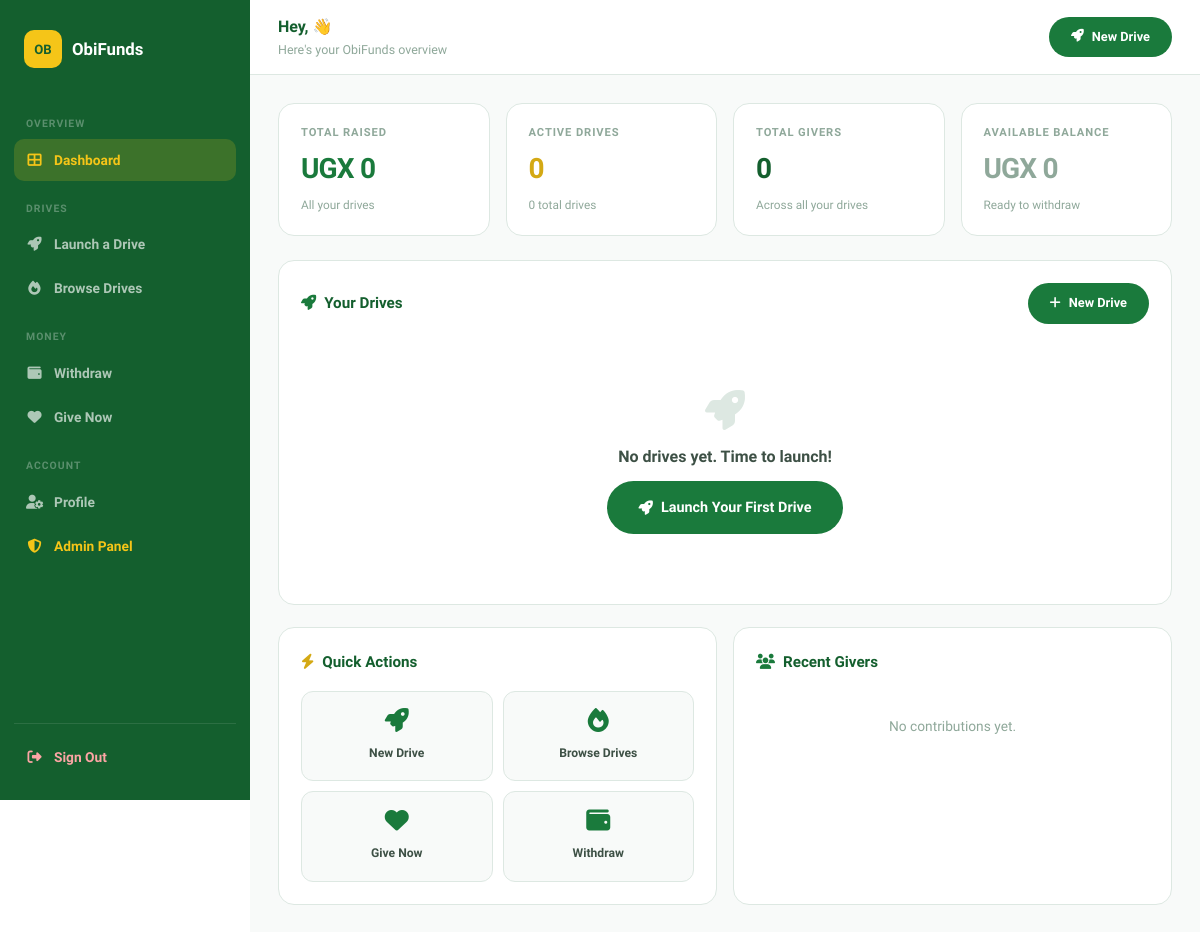
The app's page /dashboard.php (signed in), older data.
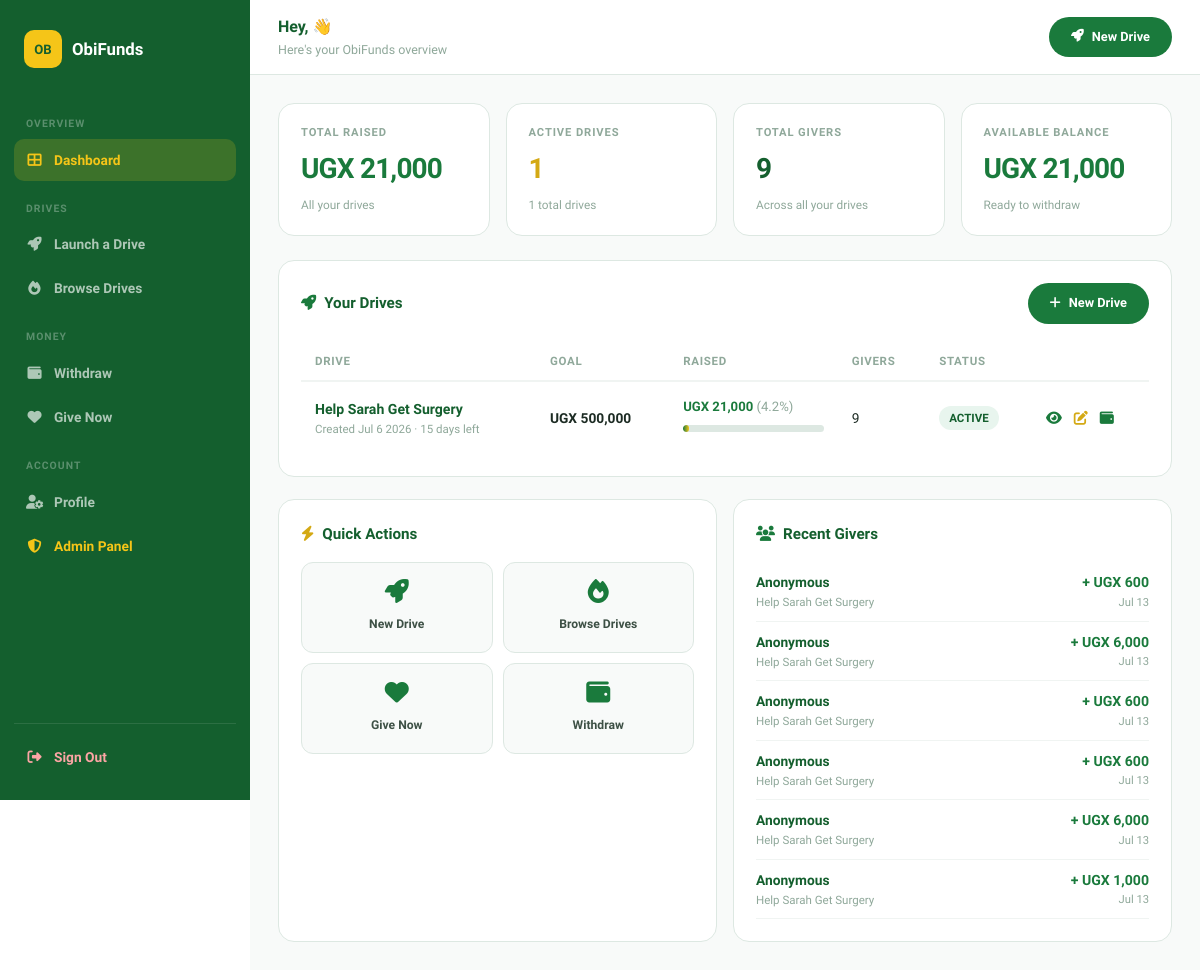
The same page, newer data.
### tables this page shows
CREATE TABLE `campaigns` (
  `campaign_id` int(11) NOT NULL,
  `campaigner_id` int(11) NOT NULL,
  `display_name` varchar(120) DEFAULT NULL,
  `title` varchar(150) NOT NULL,
  `slug` varchar(150) NOT NULL,
  `description` text NOT NULL,
  `category` varchar(50) NOT NULL,
  `goal_amount` decimal(15,2) NOT NULL,
  `currency` varchar(3) NOT NULL DEFAULT 'UGX',
  `raised_amount` decimal(15,2) DEFAULT 0.00,
  `contributor_count` int(11) DEFAULT 0,
  `image_url` varchar(500) DEFAULT NULL,
  `mobile_money_number` varchar(20) NOT NULL,
  `mobile_money_network` varchar(50) NOT NULL,
  `status` enum('draft','active','paused','suspended','completed','flagged') DEFAULT 'draft',
  `start_date` timestamp NOT NULL DEFAULT current_timestamp(),
  `end_date` timestamp NULL DEFAULT NULL,
  `country` varchar(50) NOT NULL,
  `is_featured` tinyint(1) DEFAULT 0,
  `view_count` int(11) DEFAULT 0,
  `share_count` int(11) DEFAULT 0,
  `created_at` timestamp NOT NULL DEFAULT current_timestamp(),
  `updated_at` timestamp NOT NULL DEFAULT current_timestamp() ON UPDATE current_timestamp(),
  `multiple_images` longtext DEFAULT NULL CHECK (json_valid(`multiple_images`))
);

CREATE TABLE `donations` (
  `donation_id` int(11) NOT NULL,
  `campaign_id` int(11) NOT NULL,
  `donor_id` int(11) DEFAULT NULL,
  `donor_name` varchar(100) DEFAULT NULL,
  `donor_email` varchar(100) DEFAULT NULL,
  `donor_phone` varchar(20) NOT NULL,
  `is_anonymous` tinyint(1) DEFAULT 0,
  `amount` decimal(15,2) NOT NULL,
  `fee_percentage` decimal(5,2) NOT NULL DEFAULT 7.50,
  `fee_amount` decimal(15,2) GENERATED ALWAYS AS (`amount` * (`fee_percentage` / 100)) STORED,
  `net_amount` decimal(15,2) GENERATED ALWAYS AS (`amount` - `amount` * (`fee_percentage` / 100)) STORED,
  `tip_amount` decimal(15,2) DEFAULT 0.00,
  `status` enum('pending','completed','failed','refunded') DEFAULT 'pending',
  `transaction_reference` varchar(100) DEFAULT NULL,
  `mobile_money_network` varchar(50) NOT NULL,
  `payment_date` timestamp NULL DEFAULT NULL,
  `created_at` timestamp NOT NULL DEFAULT current_timestamp(),
  `pesapal_tracking_id` varchar(100) DEFAULT NULL,
  `currency` varchar(3) DEFAULT 'UGX',
  `iotec_transaction_id` varchar(100) DEFAULT NULL
);

### dashboard.php (the view, shortened to what this page needs)
<?php
require_once __DIR__ . '/includes/config.php';
$uid  = (int)$_SESSION['user_id'];
$user = $_SESSION['user'];
$myCampaigns = $conn->query(
    "SELECT c.*, ROUND((c.raised_amount/c.goal_amount)*100,1) AS pct,
            DATEDIFF(c.end_date,NOW()) AS days_left
     FROM campaigns c WHERE c.campaigner_id=$uid ORDER BY c.created_at DESC"
);
$totalRaised    = (float)$conn->query("SELECT COALESCE(SUM(raised_amount),0) FROM campaigns WHERE campaigner_id=$uid")->fetch_row()[0];
$activeCnt      = (int)$conn->query("SELECT COUNT(*) FROM campaigns WHERE campaigner_id=$uid AND status='active'")->fetch_row()[0];
$totalContribs  = (int)$conn->query("SELECT COALESCE(SUM(contributor_count),0) FROM campaigns WHERE campaigner_id=$uid")->fetch_row()[0];
$pendingWd      = (float)$conn->query("SELECT COALESCE(SUM(w.gross_amount),0) FROM withdrawals w JOIN campaigns c ON w.campaign_id=c.campaign_id WHERE c.campaigner_id=$uid AND w.status IN ('pending','approved')")->fetch_row()[0];
$withdrawnTotal = (float)$conn->query("SELECT COALESCE(SUM(w.gross_amount),0) FROM withdrawals w JOIN campaigns c ON w.campaign_id=c.campaign_id WHERE c.campaigner_id=$uid AND w.status IN ('pending','approved','completed')")->fetch_row()[0];
$availableBalance = max(0, $totalRaised - $withdrawnTotal);
$recentDonations = $conn->query(
    "SELECT d.donor_name,d.is_anonymous,d.amount,d.payment_date,c.title AS campaign_title,c.currency
     FROM donations d JOIN campaigns c ON d.campaign_id=c.campaign_id
     WHERE c.campaigner_id=$uid AND d.status='completed' ORDER BY d.payment_date DESC LIMIT 6"
);
$firstName = explode(' ', $user['full_name'])[0];
?>
<!DOCTYPE html>
<html lang="en">
<head>
  <link rel="stylesheet" href="https://cdnjs.cloudflare.com/ajax/libs/font-awesome/6.5.0/css/all.min.css"/>
  <link rel="stylesheet" href="<?= BASE ?>/css/style.css"/>
</head>
<body>
<div class="obi-dash">
  <aside class="obi-sidebar" id="mainSidebar">
    <a href="<?= BASE ?>/index.php" class="obi-sidebar-brand">
      <div class="obi-sidebar-brand-icon">OB</div>
      <span class="obi-sidebar-brand-name">ObiFunds</span>
    </a>
    <nav class="obi-sidebar-nav">
      <div class="obi-nav-section">Overview</div>
      <a href="<?= BASE ?>/dashboard.php" class="obi-nav-link active"><i class="fas fa-th-large"></i>Dashboard</a>
      <div class="obi-nav-section">Drives</div>
      <a href="<?= BASE ?>/create-campaign.php" class="obi-nav-link"><i class="fas fa-rocket"></i>Launch a Drive</a>
      <a href="<?= BASE ?>/campaign-drives.php" class="obi-nav-link"><i class="fas fa-fire"></i>Browse Drives</a>
      <div class="obi-nav-section">Money</div>
      <a href="<?= BASE ?>/withdraw.php" class="obi-nav-link"><i class="fas fa-wallet"></i>Withdraw</a>
      <a href="<?= BASE ?>/donate.php" class="obi-nav-link"><i class="fas fa-heart"></i>Give Now</a>
      <div class="obi-nav-section">Account</div>
      <a href="<?= BASE ?>/profile.php" class="obi-nav-link"><i class="fas fa-user-cog"></i>Profile</a>
      <?php if ($_SESSION['role']==='admin'): ?>
      <a href="<?= BASE ?>/admin/index.php" class="obi-nav-link" style="color:#f5c518;"><i class="fas fa-shield-alt"></i>Admin Panel</a>
      <?php endif; ?>
    </nav>
    <div class="obi-sidebar-footer">
      <a href="<?= BASE ?>/logout.php" class="obi-nav-link" style="color:#fca5a5;"><i class="fas fa-sign-out-alt"></i>Sign Out</a>
    </div>
  </aside>
  <main class="obi-main">
    <div class="obi-topbar">
      <div>
        <p style="font-size:1rem;font-weight:800;color:var(--green-dark);">Hey, <?= htmlspecialchars($firstName) ?> 👋</p>
        <p style="font-size:.78rem;color:var(--gray-400);">Here's your ObiFunds overview</p>
      </div>
      <div style="display:flex;align-items:center;gap:12px;">
        <a href="<?= BASE ?>/create-campaign.php" class="btn btn-primary btn-sm"><i class="fas fa-rocket"></i> New Drive</a>
      </div>
    </div>
    <div class="obi-content">
      <div class="grid-4" style="margin-bottom:24px;">
        <div class="obi-stat-card">
          <p class="obi-stat-lbl">Total Raised</p>
          <p class="obi-stat-val" style="color:var(--green);">UGX <?= number_format($totalRaised) ?></p>
          <p class="obi-stat-sub">All your drives</p>
        </div>
        <div class="obi-stat-card">
          <p class="obi-stat-lbl">Active Drives</p>
          <p class="obi-stat-val" style="color:var(--yellow-dark);"><?= $activeCnt ?></p>
          <p class="obi-stat-sub"><?= $myCampaigns?$myCampaigns->num_rows:0 ?> total drives</p>
        </div>
        <div class="obi-stat-card">
          <p class="obi-stat-lbl">Total Givers</p>
          <p class="obi-stat-val" style="color:var(--green-dark);"><?= number_format($totalContribs) ?></p>
          <p class="obi-stat-sub">Across all your drives</p>
        </div>
        <div class="obi-stat-card">
          <p class="obi-stat-lbl">Available Balance</p>
          <p class="obi-stat-val" style="color:<?= $availableBalance>0?'var(--green)':'var(--gray-400)' ?>;">UGX <?= number_format($availableBalance) ?></p>
          <p class="obi-stat-sub" style="color:<?= $pendingWd>0?'#d97706':'var(--gray-400)' ?>;">
            <?= $pendingWd>0 ? 'UGX '.number_format($pendingWd).' pending' : 'Ready to withdraw' ?>
          </p>
        </div>
      </div>
      <div class="obi-card">
        <div class="obi-card-head">
          <h2 class="obi-card-title"><i class="fas fa-rocket" style="margin-right:8px;color:var(--green);"></i>Your Drives</h2>
          <a href="<?= BASE ?>/create-campaign.php" class="btn btn-primary btn-sm"><i class="fas fa-plus"></i> New Drive</a>
        </div>
        <?php if ($myCampaigns && $myCampaigns->num_rows > 0): ?>
        <div class="table-wrap">
          <table>
            <thead><tr><th>Drive</th><th>Goal</th><th>Raised</th><th>Givers</th><th>Status</th><th></th></tr></thead>
            <tbody>
              <?php $myCampaigns->data_seek(0); while ($c = $myCampaigns->fetch_assoc()): $pct=min(100,(float)$c['pct']); ?>
              <tr>
                <td>
                  <p style="font-weight:700;color:var(--green-dark);font-size:.88rem;"><?= htmlspecialchars($c['title']) ?></p>
                  <p style="font-size:.72rem;color:var(--gray-400);">Created <?= date('M j Y',strtotime($c['created_at'])) ?><?= $c['days_left']>0?' · '.$c['days_left'].' days left':'' ?></p>
                </td>
                <td style="font-weight:600;font-size:.86rem;"><?= $c['currency'] ?> <?= number_format($c['goal_amount']) ?></td>
                <td>
                  <p style="font-size:.82rem;font-weight:700;color:var(--green);margin-bottom:4px;"><?= $c['currency'] ?> <?= number_format($c['raised_amount']) ?> <span style="color:var(--gray-400);font-weight:400;">(<?= $pct ?>%)</span></p>
                  <div class="progress-wrap" style="min-width:90px;"><div class="progress-fill" style="width:<?= $pct ?>%"></div></div>
                </td>
                <td style="font-size:.86rem;"><?= $c['contributor_count'] ?></td>
                <td><span class="status-badge status-<?= $c['status'] ?>"><?= ucfirst($c['status']) ?></span></td>
                <td>
                  <div style="display:flex;gap:12px;">
                    <a href="<?= BASE ?>/campaign-detail.php?id=<?= $c['campaign_id'] ?>" style="color:var(--green);font-size:.88rem;" title="View"><i class="fas fa-eye"></i></a>
                    <?php if(in_array($c['status'],['draft','active','paused'])): ?>
                    <a href="<?= BASE ?>/edit-campaign.php?id=<?= $c['campaign_id'] ?>" style="color:var(--yellow-dark);font-size:.88rem;" title="Edit"><i class="fas fa-edit"></i></a>
                    <?php endif; ?>
                    <?php if($c['status']==='active'&&$c['raised_amount']>0): ?>
                    <a href="<?= BASE ?>/withdraw.php?campaign_id=<?= $c['campaign_id'] ?>" style="color:var(--green);font-size:.88rem;" title="Withdraw"><i class="fas fa-wallet"></i></a>
                    <?php endif; ?>
                  </div>
                </td>
              </tr>
              <?php endwhile; ?>
            </tbody>
          </table>
        </div>
        <?php else: ?>
        <div style="text-align:center;padding:48px 0;color:var(--gray-400);">
          <i class="fas fa-rocket" style="font-size:2.5rem;margin-bottom:14px;display:block;color:var(--gray-200);"></i>
          <p style="font-weight:700;color:var(--gray-600);margin-bottom:12px;">No drives yet. Time to launch!</p>
          <a href="<?= BASE ?>/create-campaign.php" class="btn btn-primary"><i class="fas fa-rocket"></i> Launch Your First Drive</a>
        </div>
        <?php endif; ?>
      </div>
      <div class="grid-2">
        <div class="obi-card" style="margin-bottom:0;">
          <h2 class="obi-card-title" style="margin-bottom:16px;"><i class="fas fa-bolt" style="margin-right:8px;color:var(--yellow-dark);"></i>Quick Actions</h2>
          <div class="obi-action-grid">
            <a href="<?= BASE ?>/create-campaign.php" class="obi-action-tile"><i class="fas fa-rocket"></i><span>New Drive</span></a>
            <a href="<?= BASE ?>/campaign-drives.php" class="obi-action-tile"><i class="fas fa-fire"></i><span>Browse Drives</span></a>
            <a href="<?= BASE ?>/donate.php" class="obi-action-tile"><i class="fas fa-heart"></i><span>Give Now</span></a>
            <a href="<?= BASE ?>/withdraw.php" class="obi-action-tile"><i class="fas fa-wallet"></i><span>Withdraw</span></a>
          </div>
        </div>
        <div class="obi-card" style="margin-bottom:0;">
          <h2 class="obi-card-title" style="margin-bottom:16px;"><i class="fas fa-users" style="margin-right:8px;color:var(--green);"></i>Recent Givers</h2>
          <?php if ($recentDonations && $recentDonations->num_rows > 0): ?>
            <?php while ($d = $recentDonations->fetch_assoc()): ?>
            <div style="display:flex;justify-content:space-between;align-items:center;padding:9px 0;border-bottom:1px solid var(--gray-100);">
              <div>
                <p style="font-weight:700;color:var(--green-dark);font-size:.86rem;"><?= $d['is_anonymous']?'Anonymous':htmlspecialchars($d['donor_name']) ?></p>
                <p style="font-size:.72rem;color:var(--gray-400);"><?= htmlspecialchars($d['campaign_title']) ?></p>
              </div>
              <div style="text-align:right;">
                <p style="font-weight:800;color:var(--green);font-size:.88rem;">+ <?= $d['currency'] ?> <?= number_format($d['amount']) ?></p>
                <p style="font-size:.7rem;color:var(--gray-400);"><?= date('M j',strtotime($d['payment_date'])) ?></p>
              </div>
            </div>
            <?php endwhile; ?>
          <?php else: ?>
            <p style="color:var(--gray-400);font-size:.86rem;text-align:center;padding:24px 0;">No contributions yet.</p>
          <?php endif; ?>
        </div>
      </div>
    </div>
  </main>
</div>
</body>
</html>

### css/style.css (style rules this page uses)
:root { --green: #1a7a3c; --green-dark: #145f2e; --green-light: #e8f5ee; --yellow: #f5c518; --yellow-dark: #d4a914; --yellow-light: #fef9e0; --gray-50: #f8faf9; --gray-100: #f0f4f2; --gray-200: #dde8e2; --gray-400: #8fa89a; --gray-500: #607068; --gray-600: #3d5045; --gray-800: #1c2b23; --gray-900: #0f1a14; --white: #ffffff; --red-err: #dc2626; --shadow-sm: 0 1px 4px rgba(26,122,60,.08); --shadow-md: 0 4px 20px rgba(26,122,60,.12); --shadow-lg: 0 8px 40px rgba(26,122,60,.18); --radius-sm: 8px; --radius-md: 12px; --radius-lg: 20px; --radius-xl: 28px; --max-w: 1380px; --transition: all .2s ease; }
*, *::before, *::after { box-sizing: border-box; margin: 0; padding: 0; }
html { scroll-behavior: smooth; }
body { font-family: 'Plus Jakarta Sans', 'Inter', sans-serif; font-size: 16px; line-height: 1.6; color: var(--gray-800); background: var(--white); }
a { text-decoration: none; color: inherit; }
.btn { display: inline-flex; align-items: center; gap: 8px; padding: 13px 30px; border-radius: 99px; font-weight: 700; font-size: .9rem; transition: var(--transition); white-space: nowrap; border: 2px solid transparent; }
.btn-primary { background: var(--green); color: var(--white); }
.btn-sm { padding: 8px 20px; font-size: .8rem; }
.progress-wrap { height: 7px; background: var(--gray-200); border-radius: 99px; overflow: hidden; margin: 8px 0; }
.progress-fill { height: 100%; background: linear-gradient(90deg, var(--green), var(--yellow)); border-radius: 99px; width: 0; transition: width 1.2s ease; }
.table-wrap { overflow-x: auto; }
table { width: 100%; border-collapse: collapse; font-size: .88rem; }
thead tr { border-bottom: 2px solid var(--gray-100); }
th { padding: 10px 14px; text-align: left; font-size: .72rem; font-weight: 700; text-transform: uppercase; letter-spacing: .06em; color: var(--gray-400); }
td { padding: 14px; color: var(--gray-700); border-bottom: 1px solid var(--gray-100); }
tr:last-child td { border-bottom: none; }
.status-badge { display: inline-block; padding: 3px 10px; border-radius: 99px; font-size: .72rem; font-weight: 700; text-transform: uppercase; }
.status-active { background: var(--green-light); color: var(--green-dark); }
.grid-2 { display: grid; grid-template-columns: 1fr 1fr; gap: 16px; }
.grid-4 { display: grid; grid-template-columns: repeat(4,1fr); gap: 16px; }

Row changes from the older to the newer data that the page shows:
added campaigns: title "Help Sarah Get Surgery", created_at "Jul 6 2026", days_left "15", currency "UGX", goal_amount "500,000", raised_amount "21,000", pct "4.2", contributor_count "9", status "ACTIVE"
added donations: is_anonymous "Anonymous", campaign.title "Help Sarah Get Surgery", campaign.currency "UGX", amount "600", payment_date "Jul 13"
added donations: is_anonymous "Anonymous", campaign.title "Help Sarah Get Surgery", campaign.currency "UGX", amount "6,000", payment_date "Jul 13"
added donations: is_anonymous "Anonymous", campaign.title "Help Sarah Get Surgery", campaign.currency "UGX", amount "600", payment_date "Jul 13"
added donations: is_anonymous "Anonymous", campaign.title "Help Sarah Get Surgery", campaign.currency "UGX", amount "600", payment_date "Jul 13"
added donations: is_anonymous "Anonymous", campaign.title "Help Sarah Get Surgery", campaign.currency "UGX", amount "6,000", payment_date "Jul 13"
added donations: is_anonymous "Anonymous", campaign.title "Help Sarah Get Surgery", campaign.currency "UGX", amount "1,000", payment_date "Jul 13"
Text that changed along with them:
$totalRaised: "0" → "21,000"
$activeCnt: "0" → "1"
$myCampaigns->num_rows: "0" → "1"
$totalContribs: "0" → "9"
$availableBalance: "0" → "21,000"
text no longer shown: "No drives yet. Time to launch! Launch Your First Drive No contributions yet."
text now shown: "DRIVE GOAL RAISED GIVERS STATUS"
